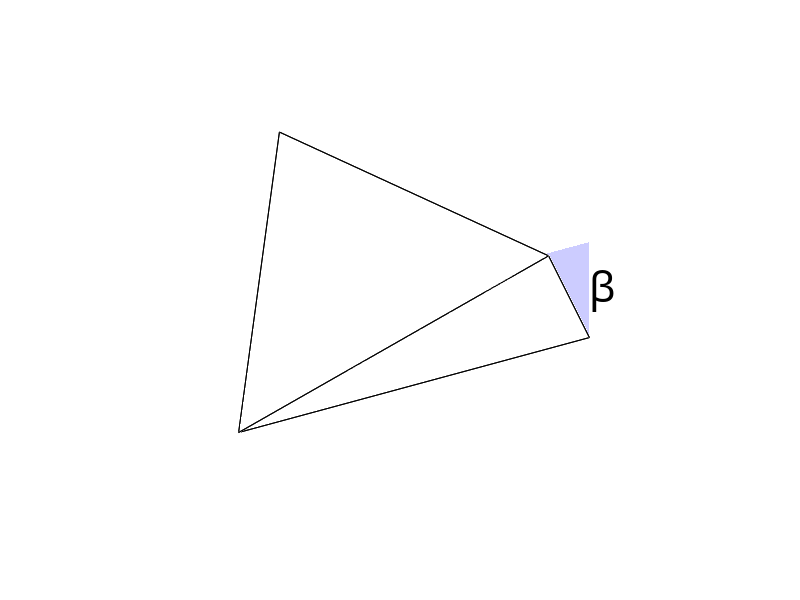
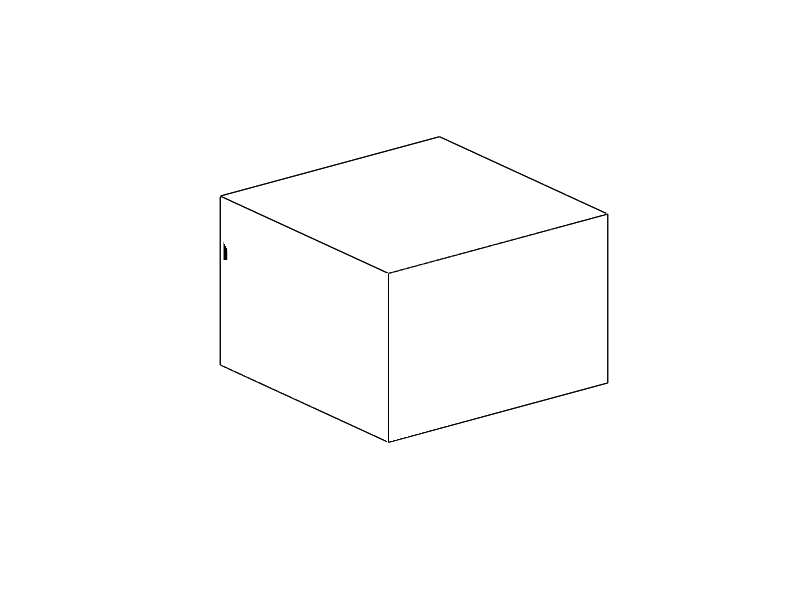

The MATLAB script that drew these images, in order: (Note: this script raises an error after producing the figures.)
close all
clear all
figure(1)
z = 1/sqrt(2);
S.Vertices = ([1,0,-z;-1,0,-z;0,1,z;0,-1,z]')';
S.Faces = [1,3,4;2,3,4;1,2,3;1,2,4];
S.FaceVertexCData = [ 1 ];
p = patch(S); hold on
set( p,'FaceColor',[1 1 1], ...
    'FaceAlpha',0.0,'FaceLighting','gouraud','EdgeColor','k')

[X,Y,Z]=sphere;
% use surf function to plot
R = 0.05;
centerSphere=surf(R*X,R*Y,R*Z);% center of mass sphere
set( centerSphere,'FaceColor',[0 0 0], ...
   'FaceAlpha',0.4,'FaceLighting','gouraud','EdgeColor','none');




theta0 = [[0; 0; 0], [1; 0;-z], [1; 0; 0]];
angletheta = fill3(theta0(1,:),theta0(2,:),theta0(3,:),'b');
set(angletheta,'FaceAlpha', 0.2, 'EdgeColor','none');
postxt = (([1; 0;-z]+ [1; 0; 0])/2);
Text = text(postxt(1), postxt(2), postxt(3), ['\beta'])

set(Text, ...
    'FontName'   , 'Modern No. 20' , ...
    'FontWeight' , 'bold'      );

set( Text                    , ...
    'FontSize'   , 30         , ...
    'FontWeight' , 'normal'   );

theta0 = [[0; 0; 0], [0; 1;z], [0; 1; 0]];
angletheta = fill3(theta0(1,:),theta0(2,:),theta0(3,:),'b');
set(angletheta,'FaceAlpha', 0.2, 'EdgeColor','none');
postxt = ([0,1,z] + [0, 1, 0])/2;
Text = text(postxt(1), postxt(2), postxt(3), ['\beta'])

set(Text, ...
    'FontName'   , 'Modern No. 20' , ...
    'FontWeight' , 'bold'      );

set( Text                    , ...
    'FontSize'   , 30         , ...
    'FontWeight' , 'normal'   );
 
axis off

figure(2)
xc=0; yc=0; zc=0;    % coordinated of the center
L=1;                 % cube size (length of an edge)


X = [0 0 0 0 0 1; 1 0 1 1 1 1; 1 0 1 1 1 1; 0 0 0 0 0 1];
Y = [0 0 0 0 1 0; 0 1 0 0 1 1; 0 1 1 1 1 1; 0 0 1 1 1 0];
Z = [0 0 1 0 0 0; 0 0 1 0 0 0; 1 1 1 0 1 1; 1 1 1 0 1 1];

C='blue';                  % unicolor

X = L*(X-0.5) + xc;
Y = L*(Y-0.5) + yc;
Z = L*(Z-0.5) + zc; 

p = fill3(X,Y,Z,C); hold on   % draw cube

set( p,'FaceColor',[1 1 1], ...
    'FaceAlpha',0.0,'FaceLighting','gouraud','EdgeColor','k')


theta0 = [[0; 0; 0], [0.5;0.5;0], [0.5;0.5;-0.5]];
angletheta = fill3(theta0(1,:),theta0(2,:),theta0(3,:),'b');
set(angletheta,'FaceAlpha', 0.2, 'EdgeColor','none');
postxt = (([0.5;0.5;0]+ [0.5;0.5;-0.5])/2);
Text = text(postxt(1), postxt(2), postxt(3), ['\beta'])

set(Text, ...
    'FontName'   , 'Modern No. 20' , ...
    'FontWeight' , 'bold'      );

set( Text                    , ...
    'FontSize'   , 30         , ...
    'FontWeight' , 'normal'   );

theta0 = [[0; 0; 0], [-0.5;0.5;0], [-0.5;0.5;0.5]];
angletheta = fill3(theta0(1,:),theta0(2,:),theta0(3,:),'b');
set(angletheta,'FaceAlpha', 0.2, 'EdgeColor','none');
postxt = ([-0.5;0.5;0]+ [-0.5;0.5;0.5])/2;
Text = text(postxt(1), postxt(2), postxt(3), ['\beta'])

set(Text, ...
    'FontName'   , 'Modern No. 20' , ...
    'FontWeight' , 'bold'      );

set( Text                    , ...
    'FontSize'   , 30         , ...
    'FontWeight' , 'normal'   );
[X,Y,Z]=sphere;

% use surf function to plot
R = 0.05;
centerSphere=surf(R*X,R*Y,R*Z);% center of mass sphere
set( centerSphere,'FaceColor',[0 0 0], ...
   'FaceAlpha',0.4,'FaceLighting','gouraud','EdgeColor','none');
axis off

figure(3)

[V,F]=platonic_solid(3,1);
patch('Faces',F,'Vertices',V,'FaceColor','b','FaceAlpha',0.0,'EdgeColor','k','LineWidth',1);
hold on
[X,Y,Z]=sphere;

% use surf function to plot
R = 0.05;
centerSphere=surf(R*X,R*Y,R*Z);% center of mass sphere
set( centerSphere,'FaceColor',[0 0 0], ...
   'FaceAlpha',0.4,'FaceLighting','gouraud','EdgeColor','none');


theta0 = [[0; 0; 0], [-0.707;0.707;0], [-0.3535;0.3535;0.5]];
angletheta = fill3(theta0(1,:),theta0(2,:),theta0(3,:),'b');
set(angletheta,'FaceAlpha', 0.2, 'EdgeColor','none');
postxt = ([-0.5;0.5;0]+ [-0.5;0.5;0.5])/2;
Text = text(postxt(1), postxt(2), postxt(3), ['\beta'])

set(Text, ...
    'FontName'   , 'Modern No. 20' , ...
    'FontWeight' , 'bold'      );

set( Text                    , ...
    'FontSize'   , 30         , ...
    'FontWeight' , 'normal'   );
axis off